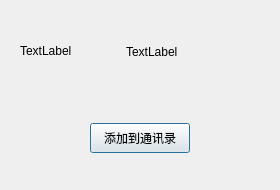
<?xml version="1.0" encoding="UTF-8"?>
<ui version="4.0">
 <class>FindSuccessDlg</class>
 <widget class="QDialog" name="FindSuccessDlg">
  <property name="geometry">
   <rect>
    <x>0</x>
    <y>0</y>
    <width>280</width>
    <height>190</height>
   </rect>
  </property>
  <property name="minimumSize">
   <size>
    <width>280</width>
    <height>190</height>
   </size>
  </property>
  <property name="maximumSize">
   <size>
    <width>280</width>
    <height>190</height>
   </size>
  </property>
  <property name="windowTitle">
   <string>Dialog</string>
  </property>
  <layout class="QVBoxLayout" name="verticalLayout">
   <item>
    <widget class="QWidget" name="widget" native="true">
     <layout class="QHBoxLayout" name="horizontalLayout">
      <item>
       <widget class="QLabel" name="head_lb">
        <property name="minimumSize">
         <size>
          <width>100</width>
          <height>50</height>
         </size>
        </property>
        <property name="maximumSize">
         <size>
          <width>100</width>
          <height>50</height>
         </size>
        </property>
        <property name="text">
         <string>TextLabel</string>
        </property>
       </widget>
      </item>
      <item>
       <widget class="QLabel" name="name_lb">
        <property name="text">
         <string>TextLabel</string>
        </property>
       </widget>
      </item>
      <item>
       <spacer name="horizontalSpacer">
        <property name="orientation">
         <enum>Qt::Orientation::Horizontal</enum>
        </property>
        <property name="sizeHint" stdset="0">
         <size>
          <width>40</width>
          <height>20</height>
         </size>
        </property>
       </spacer>
      </item>
     </layout>
    </widget>
   </item>
   <item>
    <widget class="QWidget" name="widget_2" native="true">
     <layout class="QHBoxLayout" name="horizontalLayout_2">
      <item>
       <widget class="ClickedBtn" name="add_friend_btn">
        <property name="minimumSize">
         <size>
          <width>100</width>
          <height>30</height>
         </size>
        </property>
        <property name="maximumSize">
         <size>
          <width>100</width>
          <height>30</height>
         </size>
        </property>
        <property name="text">
         <string>添加到通讯录</string>
        </property>
       </widget>
      </item>
     </layout>
    </widget>
   </item>
  </layout>
 </widget>
 <customwidgets>
  <customwidget>
   <class>ClickedBtn</class>
   <extends>QPushButton</extends>
   <header location="global">clickedbtn.h</header>
  </customwidget>
 </customwidgets>
 <resources/>
 <connections/>
</ui>
